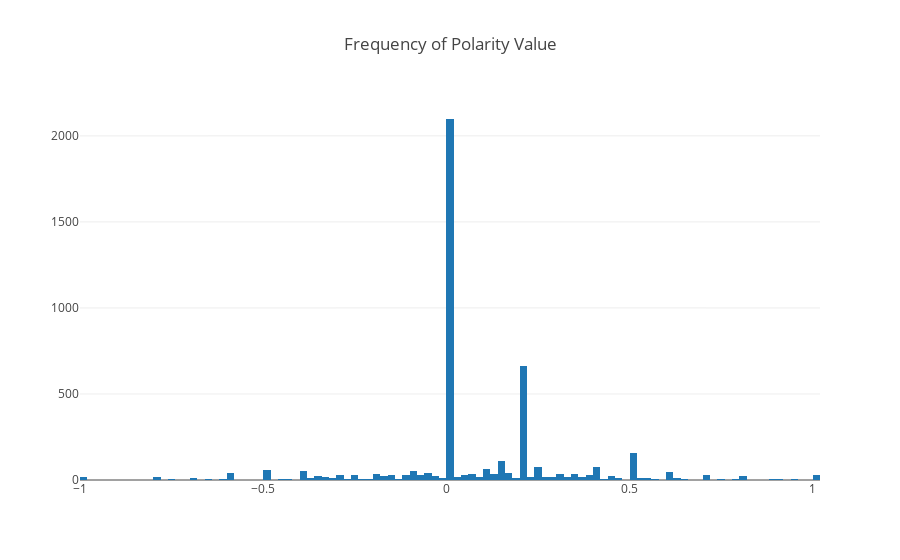

Notebook code cell kept with this figure:
### Markdown cell above
Polarity can take on a range from -1 to 1, where -1 is the most negative and 1 is the most positive. Subjectivity ranges from 0 to 1, where 1 is high subjectivity and 0 is low subjectivity (in other words high objectivity).

### Code cell
# polarity value Distribution

trace = go.Histogram(x = df.polarity_value)
data = [trace]
layout = go.Layout(title= 'Distribution of Polarity Value')
fig = go.Figure(data = data, layout = layout)
plotly.offline.iplot(fig)

### Figure 1 — Plotly figure (JSON) as saved in the notebook; plotly's stock layout.template omitted (floating-point values rounded to 4 significant figures; data arrays with more than 128 entries replaced by an {"elided": "..."} marker saying what was removed)
{"data": [{"type": "histogram", "uid": "059ccbb0-2eb5-4b1b-9584-01f6fbde3c19", "x": {"elided": "4509 float values"}}], "layout": {"title": {"text": "Frequency of Polarity Value"}}}
